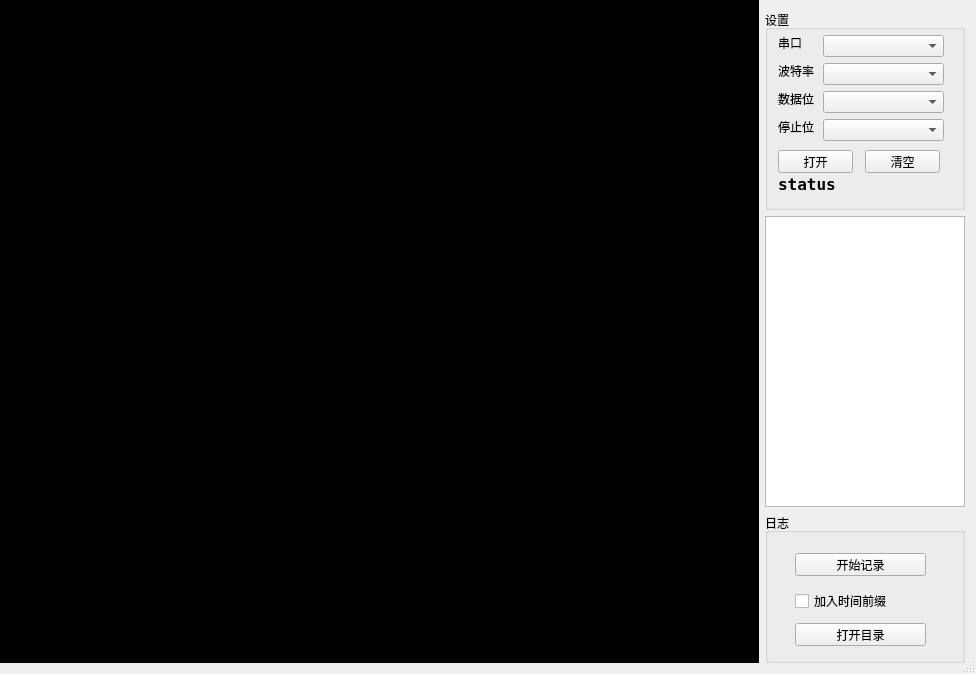
<?xml version="1.0" encoding="UTF-8"?>
<ui version="4.0">
 <class>Dialog</class>
 <widget class="QDialog" name="Dialog">
  <property name="windowModality">
   <enum>Qt::NonModal</enum>
  </property>
  <property name="geometry">
   <rect>
    <x>0</x>
    <y>0</y>
    <width>976</width>
    <height>674</height>
   </rect>
  </property>
  <property name="sizePolicy">
   <sizepolicy hsizetype="Expanding" vsizetype="Expanding">
    <horstretch>0</horstretch>
    <verstretch>0</verstretch>
   </sizepolicy>
  </property>
  <property name="windowTitle">
   <string>Dialog</string>
  </property>
  <property name="sizeGripEnabled">
   <bool>true</bool>
  </property>
  <layout class="QGridLayout" name="gridLayout">
   <property name="leftMargin">
    <number>0</number>
   </property>
   <property name="topMargin">
    <number>0</number>
   </property>
   <item row="0" column="0">
    <layout class="QHBoxLayout" name="horizontalLayout">
     <property name="sizeConstraint">
      <enum>QLayout::SetMaximumSize</enum>
     </property>
     <item>
      <layout class="QVBoxLayout" name="verticalLayout">
       <property name="spacing">
        <number>0</number>
       </property>
       <property name="sizeConstraint">
        <enum>QLayout::SetMaximumSize</enum>
       </property>
       <item>
        <widget class="QTextEdit" name="receive_content">
         <property name="enabled">
          <bool>true</bool>
         </property>
         <property name="sizePolicy">
          <sizepolicy hsizetype="Expanding" vsizetype="Expanding">
           <horstretch>0</horstretch>
           <verstretch>0</verstretch>
          </sizepolicy>
         </property>
         <property name="minimumSize">
          <size>
           <width>300</width>
           <height>300</height>
          </size>
         </property>
         <property name="maximumSize">
          <size>
           <width>16777215</width>
           <height>16777215</height>
          </size>
         </property>
         <property name="font">
          <font>
           <family>Fixedsys</family>
          </font>
         </property>
         <property name="acceptDrops">
          <bool>false</bool>
         </property>
         <property name="styleSheet">
          <string notr="true">border:0px;
background-color:#000;
color:#FFF;
</string>
         </property>
         <property name="undoRedoEnabled">
          <bool>false</bool>
         </property>
         <property name="readOnly">
          <bool>true</bool>
         </property>
        </widget>
       </item>
       <item>
        <widget class="QLineEdit" name="sendcontent">
         <property name="sizePolicy">
          <sizepolicy hsizetype="Expanding" vsizetype="Minimum">
           <horstretch>0</horstretch>
           <verstretch>0</verstretch>
          </sizepolicy>
         </property>
         <property name="minimumSize">
          <size>
           <width>0</width>
           <height>20</height>
          </size>
         </property>
         <property name="font">
          <font>
           <family>Fixedsys</family>
          </font>
         </property>
         <property name="styleSheet">
          <string notr="true">background-color:#000;
color:#FFF;</string>
         </property>
         <property name="frame">
          <bool>false</bool>
         </property>
        </widget>
       </item>
      </layout>
     </item>
     <item>
      <layout class="QVBoxLayout" name="verticalLayout_2">
       <property name="sizeConstraint">
        <enum>QLayout::SetMaximumSize</enum>
       </property>
       <property name="topMargin">
        <number>10</number>
       </property>
       <item>
        <widget class="QGroupBox" name="groupBox">
         <property name="sizePolicy">
          <sizepolicy hsizetype="Minimum" vsizetype="Minimum">
           <horstretch>0</horstretch>
           <verstretch>0</verstretch>
          </sizepolicy>
         </property>
         <property name="minimumSize">
          <size>
           <width>200</width>
           <height>200</height>
          </size>
         </property>
         <property name="maximumSize">
          <size>
           <width>200</width>
           <height>200</height>
          </size>
         </property>
         <property name="title">
          <string>设置</string>
         </property>
         <widget class="QLabel" name="label">
          <property name="geometry">
           <rect>
            <x>13</x>
            <y>25</y>
            <width>24</width>
            <height>16</height>
           </rect>
          </property>
          <property name="text">
           <string>串口</string>
          </property>
         </widget>
         <widget class="QComboBox" name="setting_port">
          <property name="geometry">
           <rect>
            <x>58</x>
            <y>25</y>
            <width>121</width>
            <height>22</height>
           </rect>
          </property>
          <property name="font">
           <font>
            <family>Fixedsys</family>
           </font>
          </property>
         </widget>
         <widget class="QLabel" name="label_2">
          <property name="geometry">
           <rect>
            <x>13</x>
            <y>53</y>
            <width>36</width>
            <height>16</height>
           </rect>
          </property>
          <property name="text">
           <string>波特率</string>
          </property>
         </widget>
         <widget class="QComboBox" name="setting_baud">
          <property name="geometry">
           <rect>
            <x>58</x>
            <y>53</y>
            <width>121</width>
            <height>22</height>
           </rect>
          </property>
          <property name="font">
           <font>
            <family>Fixedsys</family>
           </font>
          </property>
         </widget>
         <widget class="QLabel" name="label_3">
          <property name="geometry">
           <rect>
            <x>13</x>
            <y>81</y>
            <width>36</width>
            <height>16</height>
           </rect>
          </property>
          <property name="text">
           <string>数据位</string>
          </property>
         </widget>
         <widget class="QComboBox" name="setting_databits">
          <property name="geometry">
           <rect>
            <x>58</x>
            <y>81</y>
            <width>121</width>
            <height>22</height>
           </rect>
          </property>
          <property name="font">
           <font>
            <family>Fixedsys</family>
           </font>
          </property>
         </widget>
         <widget class="QLabel" name="label_4">
          <property name="geometry">
           <rect>
            <x>13</x>
            <y>109</y>
            <width>36</width>
            <height>16</height>
           </rect>
          </property>
          <property name="text">
           <string>停止位</string>
          </property>
         </widget>
         <widget class="QComboBox" name="setting_stopbit">
          <property name="geometry">
           <rect>
            <x>58</x>
            <y>109</y>
            <width>121</width>
            <height>22</height>
           </rect>
          </property>
          <property name="font">
           <font>
            <family>Fixedsys</family>
           </font>
          </property>
         </widget>
         <widget class="QPushButton" name="open">
          <property name="geometry">
           <rect>
            <x>13</x>
            <y>140</y>
            <width>75</width>
            <height>23</height>
           </rect>
          </property>
          <property name="text">
           <string>打开</string>
          </property>
          <property name="autoDefault">
           <bool>false</bool>
          </property>
         </widget>
         <widget class="QLabel" name="status">
          <property name="geometry">
           <rect>
            <x>13</x>
            <y>166</y>
            <width>161</width>
            <height>16</height>
           </rect>
          </property>
          <property name="palette">
           <palette>
            <active>
             <colorrole role="Text">
              <brush brushstyle="SolidPattern">
               <color alpha="255">
                <red>255</red>
                <green>0</green>
                <blue>0</blue>
               </color>
              </brush>
             </colorrole>
            </active>
            <inactive>
             <colorrole role="Text">
              <brush brushstyle="SolidPattern">
               <color alpha="255">
                <red>255</red>
                <green>0</green>
                <blue>0</blue>
               </color>
              </brush>
             </colorrole>
            </inactive>
            <disabled>
             <colorrole role="Text">
              <brush brushstyle="SolidPattern">
               <color alpha="255">
                <red>118</red>
                <green>116</green>
                <blue>108</blue>
               </color>
              </brush>
             </colorrole>
            </disabled>
           </palette>
          </property>
          <property name="font">
           <font>
            <family>Fixedsys</family>
            <pointsize>12</pointsize>
            <weight>75</weight>
            <bold>true</bold>
           </font>
          </property>
          <property name="text">
           <string>status</string>
          </property>
         </widget>
         <widget class="QPushButton" name="clear">
          <property name="geometry">
           <rect>
            <x>100</x>
            <y>140</y>
            <width>75</width>
            <height>23</height>
           </rect>
          </property>
          <property name="text">
           <string>清空</string>
          </property>
          <property name="autoDefault">
           <bool>false</bool>
          </property>
         </widget>
        </widget>
       </item>
       <item>
        <widget class="QListView" name="history_list">
         <property name="sizePolicy">
          <sizepolicy hsizetype="Minimum" vsizetype="Maximum">
           <horstretch>0</horstretch>
           <verstretch>0</verstretch>
          </sizepolicy>
         </property>
         <property name="minimumSize">
          <size>
           <width>200</width>
           <height>0</height>
          </size>
         </property>
         <property name="maximumSize">
          <size>
           <width>200</width>
           <height>999999</height>
          </size>
         </property>
        </widget>
       </item>
       <item>
        <widget class="QGroupBox" name="groupBox_2">
         <property name="sizePolicy">
          <sizepolicy hsizetype="Minimum" vsizetype="Minimum">
           <horstretch>0</horstretch>
           <verstretch>0</verstretch>
          </sizepolicy>
         </property>
         <property name="minimumSize">
          <size>
           <width>0</width>
           <height>100</height>
          </size>
         </property>
         <property name="maximumSize">
          <size>
           <width>16777215</width>
           <height>150</height>
          </size>
         </property>
         <property name="title">
          <string>日志</string>
         </property>
         <widget class="QPushButton" name="startrecord">
          <property name="geometry">
           <rect>
            <x>30</x>
            <y>40</y>
            <width>131</width>
            <height>23</height>
           </rect>
          </property>
          <property name="text">
           <string>开始记录</string>
          </property>
          <property name="autoDefault">
           <bool>false</bool>
          </property>
         </widget>
         <widget class="QPushButton" name="open_dir">
          <property name="geometry">
           <rect>
            <x>30</x>
            <y>110</y>
            <width>131</width>
            <height>23</height>
           </rect>
          </property>
          <property name="text">
           <string>打开目录</string>
          </property>
          <property name="autoDefault">
           <bool>false</bool>
          </property>
         </widget>
         <widget class="QCheckBox" name="checkBox">
          <property name="geometry">
           <rect>
            <x>30</x>
            <y>80</y>
            <width>131</width>
            <height>16</height>
           </rect>
          </property>
          <property name="text">
           <string>加入时间前缀</string>
          </property>
         </widget>
        </widget>
       </item>
      </layout>
     </item>
    </layout>
   </item>
  </layout>
  <zorder></zorder>
 </widget>
 <layoutdefault spacing="6" margin="11"/>
 <resources/>
 <connections/>
</ui>
